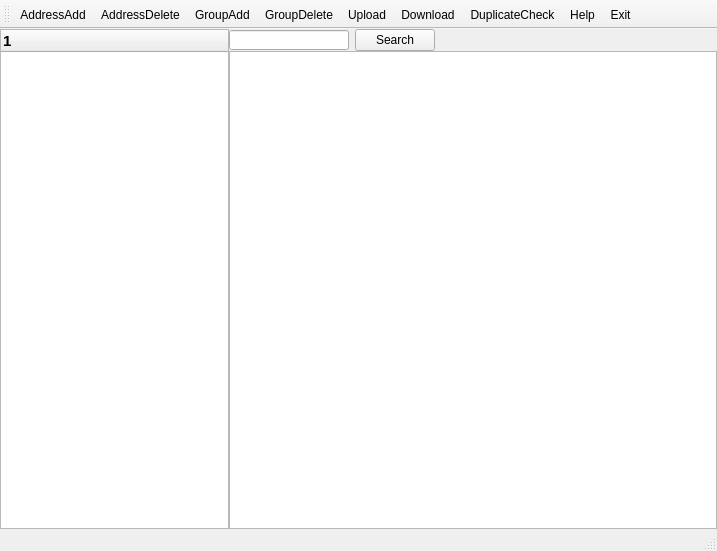
<?xml version="1.0" encoding="UTF-8"?>
<ui version="4.0">
 <class>MainWindow</class>
 <widget class="QMainWindow" name="MainWindow">
  <property name="geometry">
   <rect>
    <x>0</x>
    <y>0</y>
    <width>717</width>
    <height>551</height>
   </rect>
  </property>
  <property name="windowTitle">
   <string>AddressManagement</string>
  </property>
  <property name="windowIcon">
   <iconset resource="addressmanagement.qrc">
    <normaloff>:/img/addressmanagement.png</normaloff>:/img/addressmanagement.png</iconset>
  </property>
  <widget class="QWidget" name="centralWidget">
   <layout class="QGridLayout" name="gridLayout" columnstretch="1,0">
    <property name="leftMargin">
     <number>0</number>
    </property>
    <property name="topMargin">
     <number>0</number>
    </property>
    <property name="rightMargin">
     <number>0</number>
    </property>
    <property name="bottomMargin">
     <number>0</number>
    </property>
    <property name="spacing">
     <number>0</number>
    </property>
    <item row="1" column="1">
     <widget class="QTableWidget" name="tableWidget">
      <property name="font">
       <font>
        <pointsize>11</pointsize>
        <weight>75</weight>
        <bold>true</bold>
       </font>
      </property>
      <property name="contextMenuPolicy">
       <enum>Qt::CustomContextMenu</enum>
      </property>
      <property name="editTriggers">
       <set>QAbstractItemView::NoEditTriggers</set>
      </property>
      <property name="selectionBehavior">
       <enum>QAbstractItemView::SelectRows</enum>
      </property>
      <property name="gridStyle">
       <enum>Qt::SolidLine</enum>
      </property>
     </widget>
    </item>
    <item row="0" column="1">
     <layout class="QGridLayout" name="gridLayout_3">
      <item row="0" column="0">
       <widget class="QLineEdit" name="lineEdit_Search">
        <property name="minimumSize">
         <size>
          <width>120</width>
          <height>20</height>
         </size>
        </property>
        <property name="maximumSize">
         <size>
          <width>120</width>
          <height>20</height>
         </size>
        </property>
       </widget>
      </item>
      <item row="0" column="2">
       <spacer name="horizontalSpacer">
        <property name="orientation">
         <enum>Qt::Horizontal</enum>
        </property>
        <property name="sizeHint" stdset="0">
         <size>
          <width>40</width>
          <height>20</height>
         </size>
        </property>
       </spacer>
      </item>
      <item row="0" column="1">
       <widget class="QPushButton" name="pushButton_Search">
        <property name="text">
         <string>Search</string>
        </property>
        <property name="icon">
         <iconset resource="addressmanagement.qrc">
          <normaloff>:/img/search.png</normaloff>:/img/search.png</iconset>
        </property>
       </widget>
      </item>
     </layout>
    </item>
    <item row="0" column="0" rowspan="2">
     <widget class="QTreeWidget" name="treeWidget">
      <property name="minimumSize">
       <size>
        <width>229</width>
        <height>0</height>
       </size>
      </property>
      <property name="maximumSize">
       <size>
        <width>229</width>
        <height>16777215</height>
       </size>
      </property>
      <property name="font">
       <font>
        <pointsize>11</pointsize>
        <weight>75</weight>
        <bold>true</bold>
       </font>
      </property>
      <column>
       <property name="text">
        <string notr="true">1</string>
       </property>
      </column>
     </widget>
    </item>
   </layout>
  </widget>
  <widget class="QToolBar" name="mainToolBar">
   <attribute name="toolBarArea">
    <enum>TopToolBarArea</enum>
   </attribute>
   <attribute name="toolBarBreak">
    <bool>false</bool>
   </attribute>
   <addaction name="actionAddressAdd"/>
   <addaction name="actionAddressDelete"/>
   <addaction name="actionGroupAdd"/>
   <addaction name="actionGroupDelete"/>
   <addaction name="actionUpload"/>
   <addaction name="actionDownload"/>
   <addaction name="actionDuplicateCheck"/>
   <addaction name="actionHelp"/>
   <addaction name="actionExit"/>
  </widget>
  <widget class="QStatusBar" name="statusBar"/>
  <action name="actionAddressAdd">
   <property name="icon">
    <iconset resource="addressmanagement.qrc">
     <normaloff>:/img/add.png</normaloff>:/img/add.png</iconset>
   </property>
   <property name="text">
    <string>AddressAdd</string>
   </property>
   <property name="shortcut">
    <string>F2</string>
   </property>
  </action>
  <action name="actionAddressDelete">
   <property name="icon">
    <iconset resource="addressmanagement.qrc">
     <normaloff>:/img/delete.png</normaloff>:/img/delete.png</iconset>
   </property>
   <property name="text">
    <string>AddressDelete</string>
   </property>
   <property name="shortcut">
    <string>F3</string>
   </property>
  </action>
  <action name="actionGroupAdd">
   <property name="icon">
    <iconset resource="addressmanagement.qrc">
     <normaloff>:/img/group_add.png</normaloff>:/img/group_add.png</iconset>
   </property>
   <property name="text">
    <string>GroupAdd</string>
   </property>
   <property name="shortcut">
    <string>F4</string>
   </property>
  </action>
  <action name="actionGroupDelete">
   <property name="icon">
    <iconset resource="addressmanagement.qrc">
     <normaloff>:/img/group_delete.png</normaloff>:/img/group_delete.png</iconset>
   </property>
   <property name="text">
    <string>GroupDelete</string>
   </property>
   <property name="shortcut">
    <string>F5</string>
   </property>
  </action>
  <action name="actionUpload">
   <property name="icon">
    <iconset resource="addressmanagement.qrc">
     <normaloff>:/img/upload.png</normaloff>:/img/upload.png</iconset>
   </property>
   <property name="text">
    <string>Upload</string>
   </property>
   <property name="shortcut">
    <string>F6</string>
   </property>
  </action>
  <action name="actionDownload">
   <property name="icon">
    <iconset resource="addressmanagement.qrc">
     <normaloff>:/img/download.png</normaloff>:/img/download.png</iconset>
   </property>
   <property name="text">
    <string>Download</string>
   </property>
   <property name="shortcut">
    <string>F7</string>
   </property>
  </action>
  <action name="actionDuplicateCheck">
   <property name="icon">
    <iconset resource="addressmanagement.qrc">
     <normaloff>:/img/duplication.png</normaloff>:/img/duplication.png</iconset>
   </property>
   <property name="text">
    <string>DuplicateCheck</string>
   </property>
   <property name="shortcut">
    <string>F8</string>
   </property>
  </action>
  <action name="actionExit">
   <property name="icon">
    <iconset resource="addressmanagement.qrc">
     <normaloff>:/img/exit.png</normaloff>:/img/exit.png</iconset>
   </property>
   <property name="text">
    <string>Exit</string>
   </property>
   <property name="shortcut">
    <string>Ctrl+X</string>
   </property>
  </action>
  <action name="actionPrinter">
   <property name="icon">
    <iconset resource="addressmanagement.qrc">
     <normaloff>:/img/printer.png</normaloff>:/img/printer.png</iconset>
   </property>
   <property name="text">
    <string>Printer</string>
   </property>
   <property name="shortcut">
    <string>Ctrl+P</string>
   </property>
  </action>
  <action name="actionGroupMove">
   <property name="icon">
    <iconset resource="addressmanagement.qrc">
     <normaloff>:/img/group_move.png</normaloff>:/img/group_move.png</iconset>
   </property>
   <property name="text">
    <string>GroupMove</string>
   </property>
   <property name="shortcut">
    <string>Ctrl+M</string>
   </property>
  </action>
  <action name="actionHelp">
   <property name="icon">
    <iconset resource="addressmanagement.qrc">
     <normaloff>:/img/help.png</normaloff>:/img/help.png</iconset>
   </property>
   <property name="text">
    <string>Help</string>
   </property>
   <property name="shortcut">
    <string>F1</string>
   </property>
  </action>
 </widget>
 <layoutdefault spacing="6" margin="11"/>
 <resources>
  <include location="addressmanagement.qrc"/>
 </resources>
 <connections/>
</ui>
